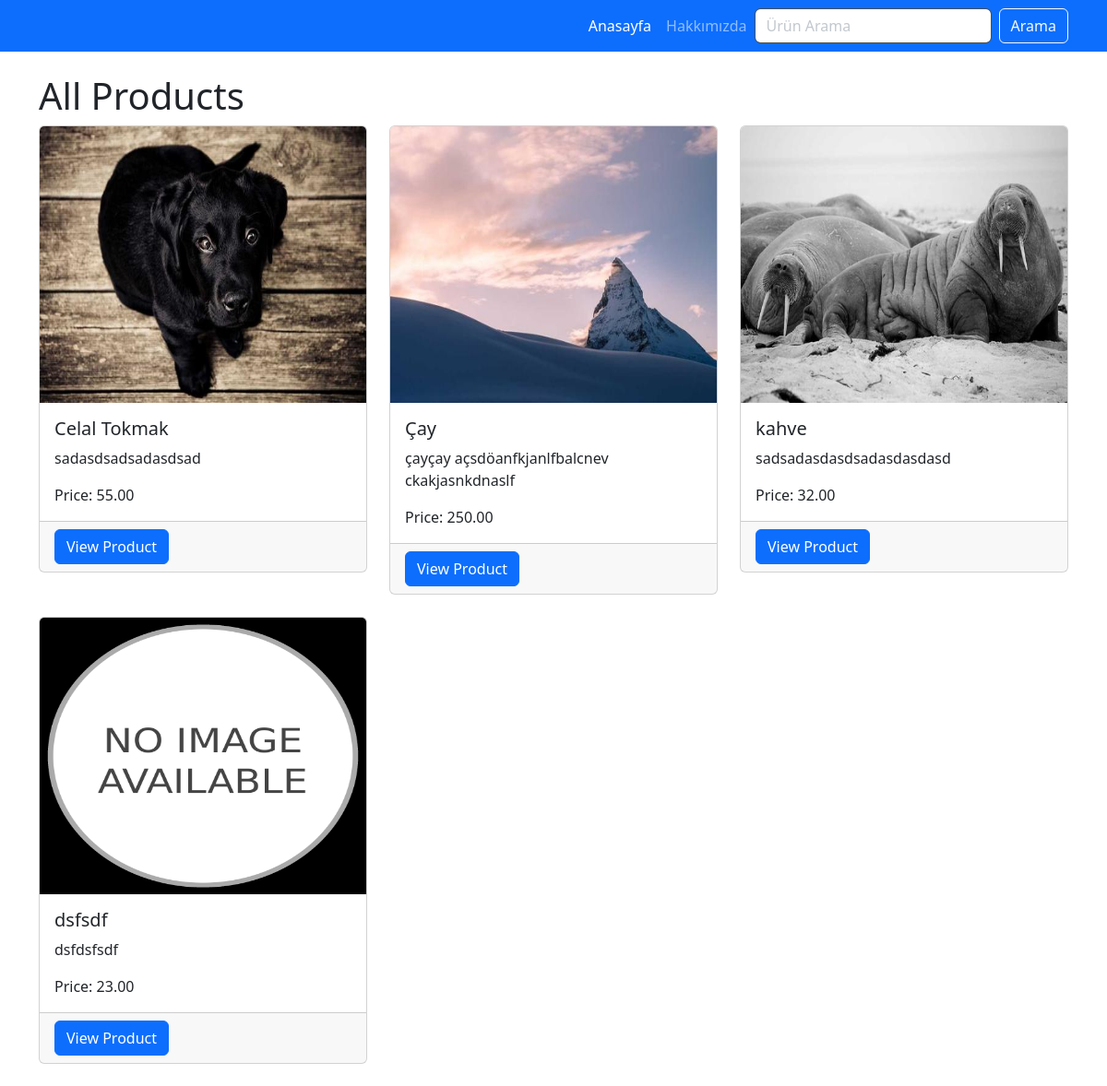
Screenshot of /products/ with the database file from the repository.
### myapp/models.py (models this page shows, shortened)
class Product(models.Model):
    name = models.CharField(max_length=200)
    description = models.TextField()
    price = models.DecimalField(max_digits=8, decimal_places=2)
    image = models.ImageField(upload_to='products/', null=True, blank=True)
    slug = AutoSlugField(populate_from='name', unique=True)
    category = models.ForeignKey(Category, related_name='products', on_delete=models.CASCADE,  null=True, blank=True)
    active = models.BooleanField(default=True)

### myapp/views.py (the view)
# urls.py: path('products/', views.all_products, name='all_products'),
def all_products(request):
    products = Product.objects.all()
    return render(request, 'myapp/products.html', {'products': products})

### myapp/templates/myapp/products.html
{% extends 'myapp/base.html' %}
{% block content %}
    <h1>All Products</h1>
    <div class="row">
        {% for product in products %}
            <div class="col-md-4 mb-4">
                <div class="card">
                    <img src="{{ product.image.url }}" class="card-img-top" alt="{{ product.name }}" width="300" height="300">
                    <div class="card-body">
                        <h5 class="card-title">{{ product.name }}</h5>
                        <p class="card-text">{{ product.description }}</p>
                        <p class="card-text">Price: {{ product.price }}</p>
                    </div>
                    <div class="card-footer">
                        <a href="{% url 'product_detail' product.slug %}" class="btn btn-primary">View Product</a>
                    </div>
                </div>
            </div>
        {% endfor %}
    </div>
{% endblock %}

### rows the page displays
Product: image (picture), name "Celal Tokmak", description "sadasdsadsadasdsad", price "55.00"
Product: image (picture), name "Çay", description "çayçay açsdöanfkjanlfbalcnev ckakjasnkdnaslf", price "250.00"
Product: image (picture), name "kahve", description "sadsadasdasdsadasdasdasd", price "32.00"
Product: image (picture), name "dsfsdf", description "dsfdsfsdf", price "23.00"
